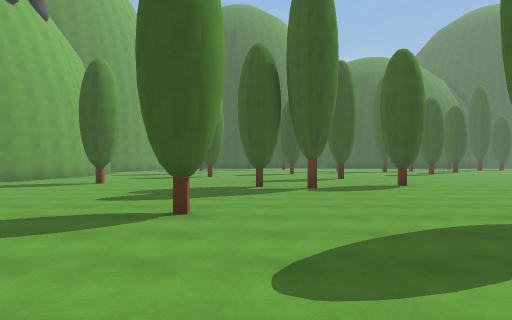
[1] (above)

24 first-person views from a walk through a scene from a Unity 3-D project. The camera is 1.5 m above the floor, looks level and sees 75° across. The floor is counted in squares, 2 m on a side. Each view is taken from the middle of a square. On the plan, view 1 faces up. The plan holds only what a view shows up to about 11 squares ahead; the rest is blank. The place goes on beyond the plan. The player is left out. Surface patterns are stand-ins for the level's own textures.

[2]
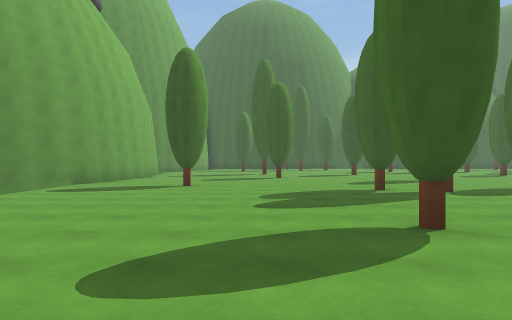

[3]
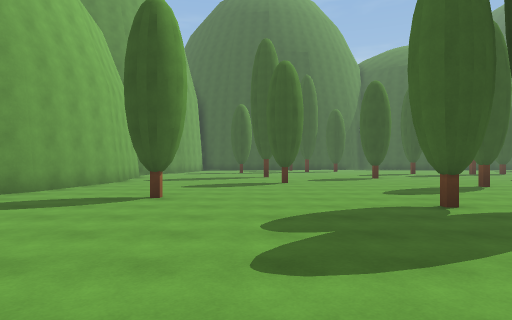

[4]
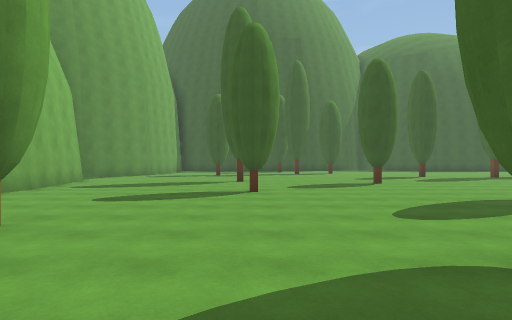

[5]
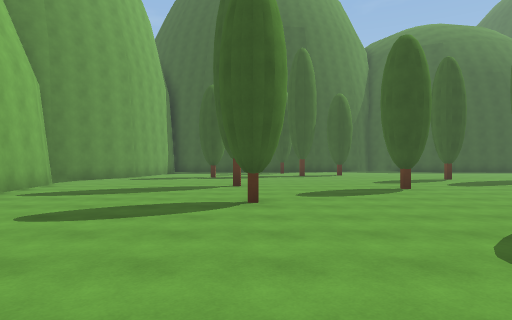

[6]
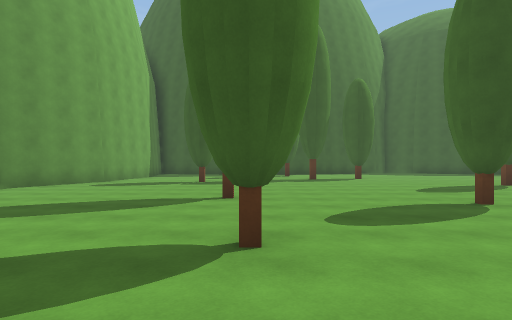

[7]
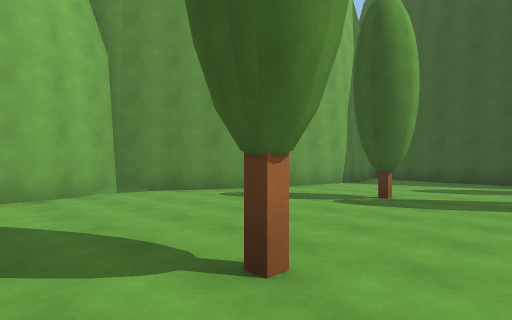

[8]
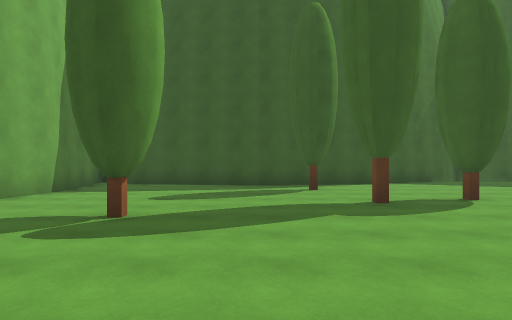

[9]
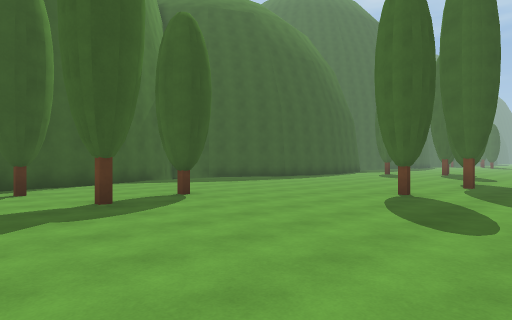

[10]
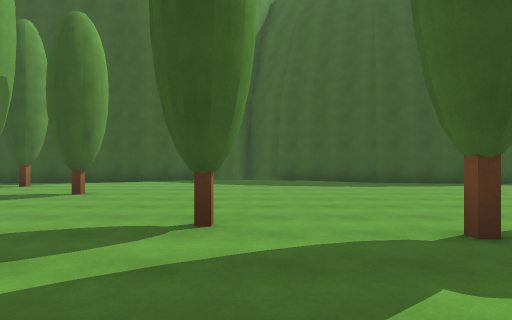

[11]
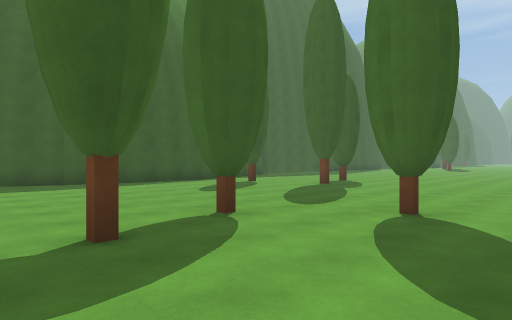

[12]
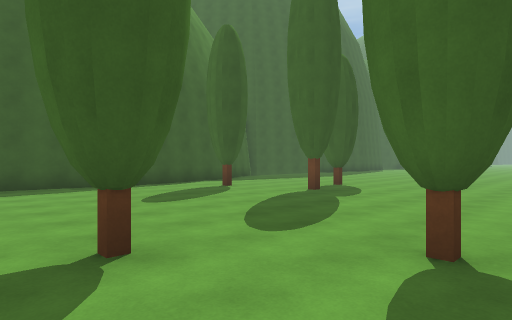

[13]
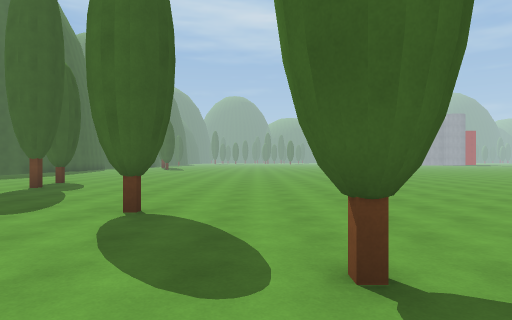

[14]
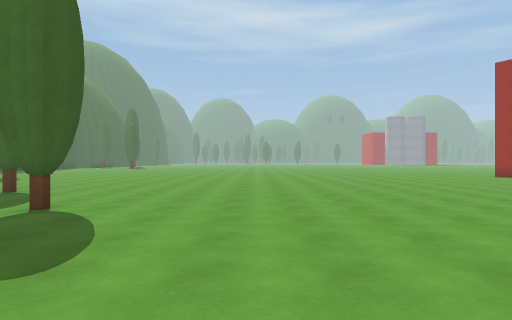

[15]
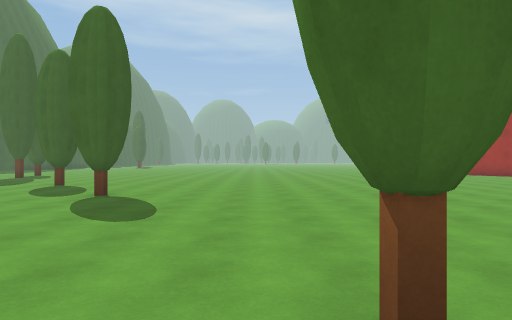

[16]
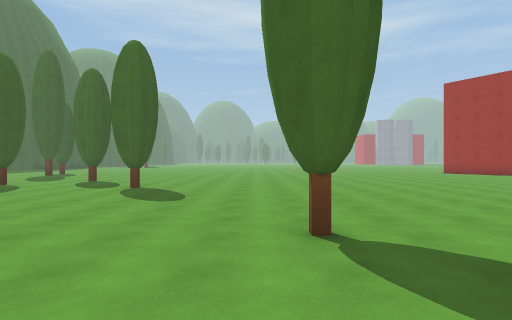

[17]
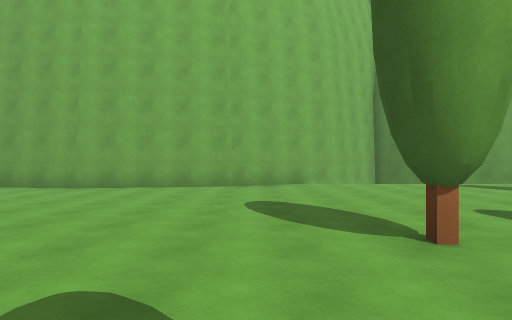

[18]
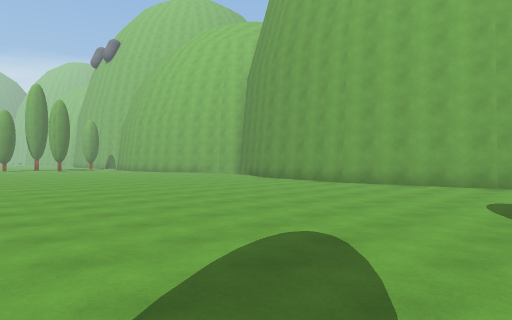

[19]
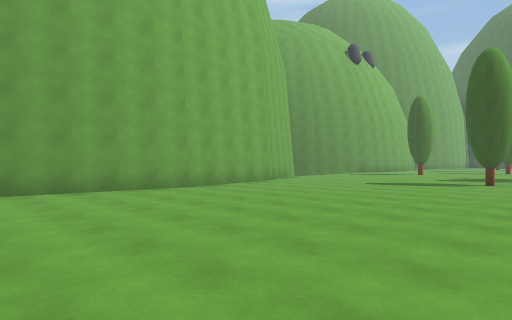

[20]
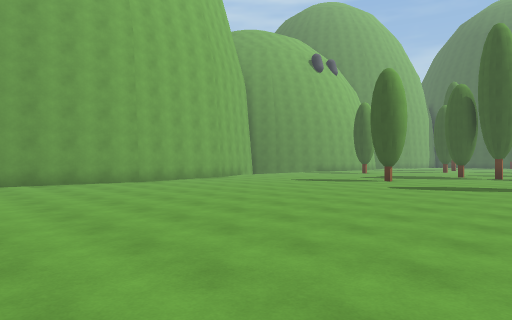

[21]
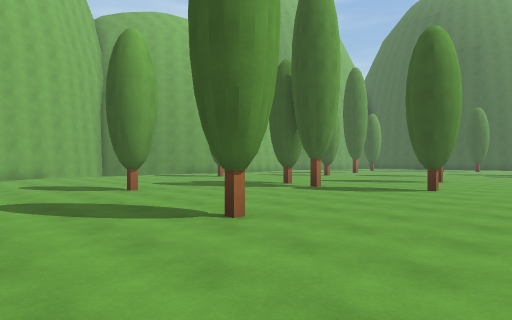

[22]
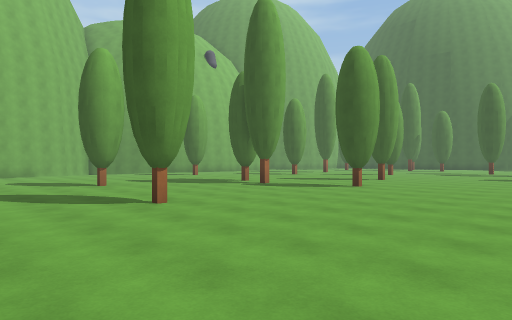

[23]
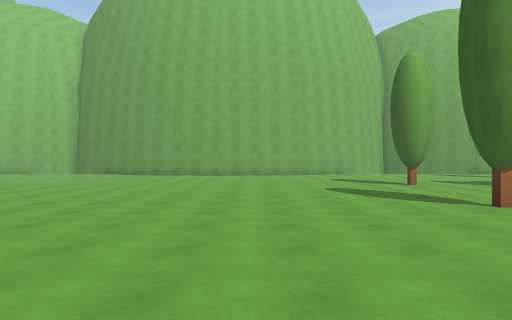

[24]
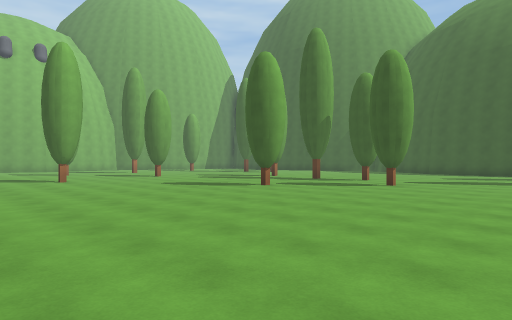

### Floor plan
Key: @ floor where view 1 was taken; # wall or solid block; x gap in a wall; . floor.
Columns run from 10 left of view 1 to 18 right of it. Each row starts with its distance up from view 1.
 29    #.#######........######
 28    #.....x................
 27    #.....#.................
 26    #.........................
 25    #......#.#...............#
 24     ......................#.#
 23   #..........................
 22  ##............#....#........
 21  #................#..........
 20  #....................#......
 19  ##....#.....................
 18   #.........#................
 17   #................#.........
 16   #..........................
 15   #.....#.................
 14   #.........................
 13   #..........#...............
 12  ##..........................
 11  #...#.......................
 10 ##............#..............
  9   ........#...............
  8   ........................
  7   ........................
  6   ........................
  5  #.......#..........
  4  #............#.....
  3  ##.................
  2   #................
  1   ##.............. .
  0    #......@....... .
 -1    #..............
 -2    #..............
 -3    #.............
 -4   ##...........
 -5   #............
 -6   #...........
 -7        ...... .

Where each view was taken, in squares from view 1:
view 1: 0 up, 0 right, facing up
view 2: 1 up, 3 left, facing up
view 3: 4 up, 3 left, facing up
view 4: 7 up, 2 left, facing up
view 5: 9 up, 2 left, facing up
view 6: 12 up, 2 left, facing up
view 7: 17 up, 1 left, facing up-left
view 8: 19 up, 2 left, facing up
view 9: 19 up, 2 left, facing up-right
view 10: 18 up, 6 right, facing up
view 11: 18 up, 7 right, facing up-right
view 12: 19 up, 9 right, facing up-right
view 13: 18 up, 7 right, facing right
view 14: 14 up, 4 right, facing right
view 15: 14 up, 2 right, facing right
view 16: 14 up, 0 right, facing right
view 17: 3 up, 2 right, facing left
view 18: 4 up, 3 right, facing down-left
view 19: 7 down, 1 right, facing up-left
view 20: 7 down, 4 right, facing up-left
view 21: 1 up, 7 right, facing up-left
view 22: 1 up, 9 right, facing up-left
view 23: 0 up, 9 right, facing left
view 24: 10 up, 16 right, facing up-left
